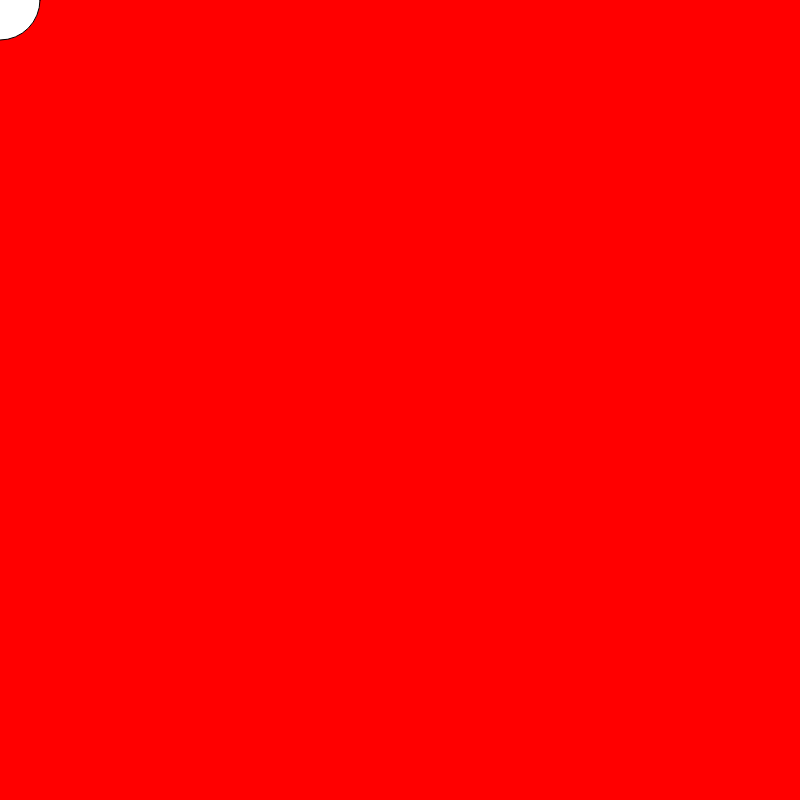
Frame 1 (no input)
Frame 60 (no input): identical to frame 1, image omitted
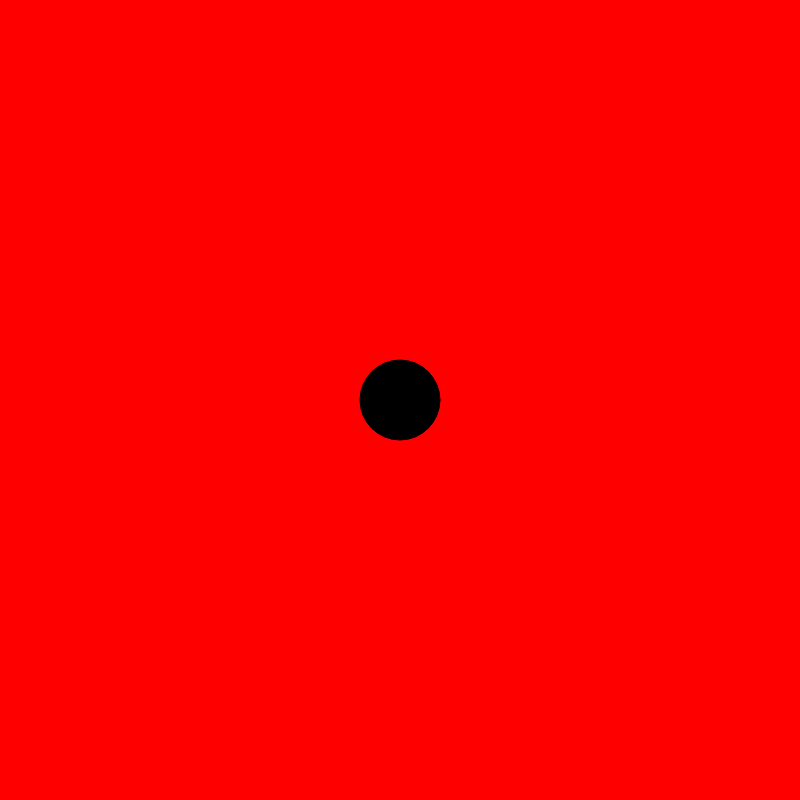
Frame 120 (the mouse pressed at the canvas centre since frame 60)

The p5.js sketch that drew these frames (run headless with seeded random() and noise() and a simulated clock; from frame 60 on, the mouse is pressed at the canvas centre):

// p5.js sketch
// ── sketch.js
function setup() {
  createCanvas(800, 800);
}

function draw() {
  background('red');
  if (mouseIsPressed) {
    fill(0);
  } else {
    fill(255);
  }
  ellipse(mouseX, mouseY, 80, 80);
}
